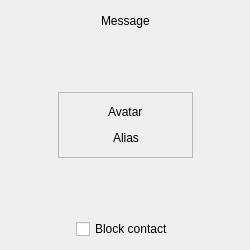
<?xml version="1.0" encoding="UTF-8"?>
<ui version="4.0">
 <class>RemoveContactDialog</class>
 <widget class="QWidget" name="RemoveContactDialog">
  <property name="windowModality">
   <enum>Qt::WindowModal</enum>
  </property>
  <property name="geometry">
   <rect>
    <x>0</x>
    <y>0</y>
    <width>250</width>
    <height>250</height>
   </rect>
  </property>
  <property name="sizePolicy">
   <sizepolicy hsizetype="Fixed" vsizetype="Fixed">
    <horstretch>0</horstretch>
    <verstretch>0</verstretch>
   </sizepolicy>
  </property>
  <property name="windowTitle">
   <string>Remove contact</string>
  </property>
  <layout class="QVBoxLayout" name="verticalLayout">
   <property name="sizeConstraint">
    <enum>QLayout::SetDefaultConstraint</enum>
   </property>
   <item>
    <layout class="QHBoxLayout" name="horizontalLayout_8">
     <item>
      <spacer name="horizontalSpacer_10">
       <property name="orientation">
        <enum>Qt::Horizontal</enum>
       </property>
       <property name="sizeHint" stdset="0">
        <size>
         <width>40</width>
         <height>20</height>
        </size>
       </property>
      </spacer>
     </item>
     <item>
      <widget class="QLabel" name="textLabel">
       <property name="text">
        <string>Message</string>
       </property>
      </widget>
     </item>
     <item>
      <spacer name="horizontalSpacer_9">
       <property name="orientation">
        <enum>Qt::Horizontal</enum>
       </property>
       <property name="sizeHint" stdset="0">
        <size>
         <width>40</width>
         <height>20</height>
        </size>
       </property>
      </spacer>
     </item>
    </layout>
   </item>
   <item>
    <spacer name="verticalSpacer">
     <property name="orientation">
      <enum>Qt::Vertical</enum>
     </property>
     <property name="sizeHint" stdset="0">
      <size>
       <width>20</width>
       <height>40</height>
      </size>
     </property>
    </spacer>
   </item>
   <item>
    <layout class="QHBoxLayout" name="horizontalLayout_5">
     <item>
      <spacer name="horizontalSpacer_3">
       <property name="orientation">
        <enum>Qt::Horizontal</enum>
       </property>
       <property name="sizeHint" stdset="0">
        <size>
         <width>40</width>
         <height>20</height>
        </size>
       </property>
      </spacer>
     </item>
     <item>
      <widget class="QFrame" name="frame">
       <property name="frameShape">
        <enum>QFrame::StyledPanel</enum>
       </property>
       <property name="frameShadow">
        <enum>QFrame::Raised</enum>
       </property>
       <property name="midLineWidth">
        <number>0</number>
       </property>
       <layout class="QVBoxLayout" name="verticalLayout_5">
        <item>
         <layout class="QHBoxLayout" name="horizontalLayout_6">
          <item>
           <spacer name="horizontalSpacer_5">
            <property name="orientation">
             <enum>Qt::Horizontal</enum>
            </property>
            <property name="sizeHint" stdset="0">
             <size>
              <width>40</width>
              <height>20</height>
             </size>
            </property>
           </spacer>
          </item>
          <item>
           <widget class="QLabel" name="contactAvatarLabel">
            <property name="text">
             <string>Avatar</string>
            </property>
           </widget>
          </item>
          <item>
           <spacer name="horizontalSpacer_6">
            <property name="orientation">
             <enum>Qt::Horizontal</enum>
            </property>
            <property name="sizeHint" stdset="0">
             <size>
              <width>40</width>
              <height>20</height>
             </size>
            </property>
           </spacer>
          </item>
         </layout>
        </item>
        <item>
         <layout class="QHBoxLayout" name="horizontalLayout_7">
          <item>
           <spacer name="horizontalSpacer_7">
            <property name="orientation">
             <enum>Qt::Horizontal</enum>
            </property>
            <property name="sizeHint" stdset="0">
             <size>
              <width>40</width>
              <height>20</height>
             </size>
            </property>
           </spacer>
          </item>
          <item>
           <widget class="QLabel" name="contactAliasLabel">
            <property name="text">
             <string>Alias</string>
            </property>
           </widget>
          </item>
          <item>
           <spacer name="horizontalSpacer_8">
            <property name="orientation">
             <enum>Qt::Horizontal</enum>
            </property>
            <property name="sizeHint" stdset="0">
             <size>
              <width>40</width>
              <height>20</height>
             </size>
            </property>
           </spacer>
          </item>
         </layout>
        </item>
       </layout>
      </widget>
     </item>
     <item>
      <spacer name="horizontalSpacer_4">
       <property name="orientation">
        <enum>Qt::Horizontal</enum>
       </property>
       <property name="sizeHint" stdset="0">
        <size>
         <width>40</width>
         <height>20</height>
        </size>
       </property>
      </spacer>
     </item>
    </layout>
   </item>
   <item>
    <spacer name="verticalSpacer_2">
     <property name="orientation">
      <enum>Qt::Vertical</enum>
     </property>
     <property name="sizeHint" stdset="0">
      <size>
       <width>20</width>
       <height>40</height>
      </size>
     </property>
    </spacer>
   </item>
   <item>
    <layout class="QHBoxLayout" name="horizontalLayout_9">
     <item>
      <spacer name="horizontalSpacer_11">
       <property name="orientation">
        <enum>Qt::Horizontal</enum>
       </property>
       <property name="sizeHint" stdset="0">
        <size>
         <width>40</width>
         <height>20</height>
        </size>
       </property>
      </spacer>
     </item>
     <item>
      <widget class="QCheckBox" name="blockCheckbox">
       <property name="text">
        <string>Block contact</string>
       </property>
       <property name="tristate">
        <bool>false</bool>
       </property>
      </widget>
     </item>
     <item>
      <spacer name="horizontalSpacer_12">
       <property name="orientation">
        <enum>Qt::Horizontal</enum>
       </property>
       <property name="sizeHint" stdset="0">
        <size>
         <width>40</width>
         <height>20</height>
        </size>
       </property>
      </spacer>
     </item>
    </layout>
   </item>
  </layout>
 </widget>
 <resources/>
 <connections/>
</ui>
